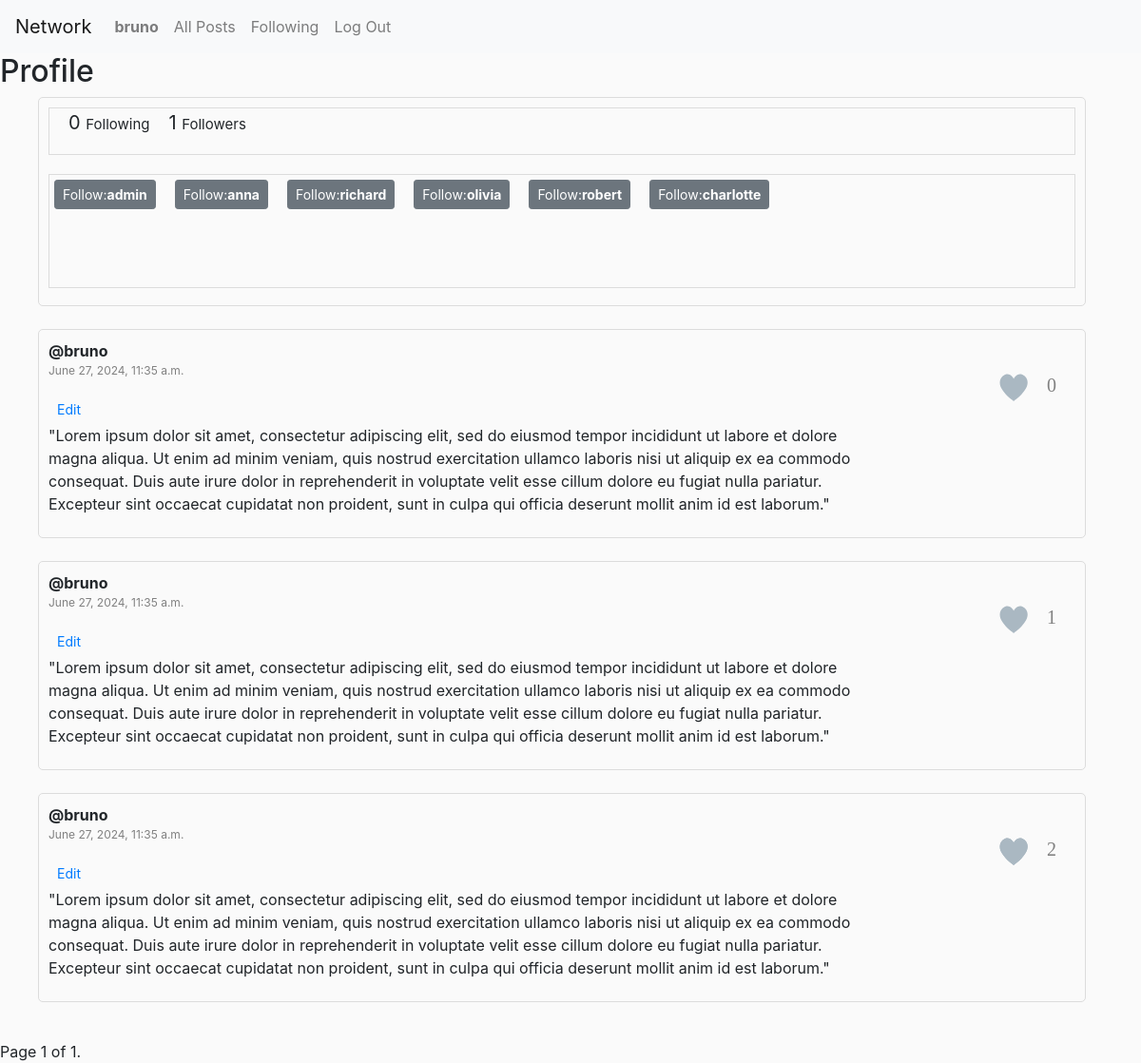
Page /profile (signed in) on the committed database.
### network/models.py (models this page shows, shortened)
class User(AbstractUser):
    pass

class Post(models.Model):
    user = models.ForeignKey(User, on_delete=models.CASCADE)
    message = models.TextField()
    datetime = models.DateTimeField(auto_now_add=True, blank=True)
    total_like = models.IntegerField()

### network/views.py (the view)
# urls.py: path("profile", views.profile, name="profile"),
@login_required
def profile(request):
    logger.error("Entering 'PROFILE' function..")
    user_id = request.user.id
    obj_user = User.objects.get(id=user_id)
    following = Following.objects.filter(user=user_id).count()
    followers = Following.objects.filter(following_id=user_id).count()
    posts = Post.objects.filter(user=user_id).order_by("-datetime")
    users = User.objects.all()
    for user in users:
        if user.id != user_id:
            follow = Following.objects.filter(user=obj_user, following_id=user.id)
            if follow:
                user.is_active = True
            else:
                user.is_active = False
    paginator = Paginator(posts, 10)
    page_number = request.GET.get('page')
    posts = paginator.get_page(page_number)
    return render(request, 'network/profile.html', {
        'following': following,
        'followers': followers,
        'posts': posts,
        'users': users
    })

### network/templates/network/profile.html (shortened to what this page needs)
{% extends "network/layout.html" %}
{% load static %}
{% block body %}
    <h2>Profile</h2>
	<ul>
		<div id="profile" style="width:95%; height:220px; padding:10px; border: 1px solid #DCDCDC; border-radius: 5px 5px;">
			<div id ="counter" style="display:block; width:100%; height:50px; border: 1px solid #DCDCDC;">
				<div id="following" style="float:left; font-size:20px; margin-left:20px;">
					{{ following }} <span style="font-size:15px;">Following</span>
				</div>
				<div id="followers" style="float:left; font-size:20px; margin-left:20px;">
					{{ followers }} <span style="font-size:15px;">Followers</span>
				</div>
			</div>
			<div id="users" style="display:block; width:100%; height:120px; margin-top:20px; border: 1px solid #DCDCDC;">
				{% for user in users %}
					{% if user.id != request.user.id %}
						{% if user.is_active %}
							<div style="float:left; padding:5px 5px 5px 5px; margin-right:10px;">
								<button type="button" class="btn btn-primary btn-sm" onclick="following({{ user.id }})">Unfollow:<b>{{ user }}</b></button>
							</div>
						{% else %}
							<div style="float:left; padding:5px 5px 5px 5px; margin-right:10px;">
								<button type="button" class="btn btn-secondary btn-sm" onclick="following({{ user.id }})">Follow:<b>{{ user }}</b></button>
							</div>
						{% endif %}
					{% endif %}
				{% endfor %}
			</div>
		</div>
		<br>
	{% for post in posts %}
		<div style="width:95%; height:220px; padding:10px; border: 1px solid #DCDCDC; border-radius: 5px 5px;">
			<div id="post{{ post.id }}" style="display:inline-block; width:80%;">
				<div>
					<b>@{{ post.user }}</b>
					<p style="color:gray; font-size:12px;">
					{{ post.datetime }}
					</p>
				</div>
				<div id="message{{ post.id }}">
					{% if request.user.id == post.user.id %}
					<button id="editMessage" class="btn btn-sm btn-link" onclick="edit({{ post.id }})"/>
						<span>Edit</span>
					</button><br>
					{% endif %}
					{{ post.message }}<br>
				</div>
			</div>
			<div id="likes{{ post.id }}" style="float:right; font-size:12px; font-family:Verdana; color:gray;">
					<label for="checkbox_{{ post.id }}">
						<svg id="heart-svg" viewBox="467 392 58 57" xmlns="http://www.w3.org/2000/svg">
							<g id="Group" fill="none" fill-rule="evenodd" transform="translate(467 392)">
								{% for like in post.likes_set.all %}
									{% if like.post_id.id == post.id %}
										{% if like.user_id.id == request.user.id %}
											<path id="route" d="M29.144 20.773c-.063-.13-4.227-8.67-11.44-2.59C7.63 28.795 28.94 43.256 29.143 43.394c.204-.138 21.513-14.6 11.44-25.213-7.214-6.08-11.377 2.46-11.44 2.59z" id="heart" fill="#E2264D" />
										{% else %}
											<path id="route" d="M29.144 20.773c-.063-.13-4.227-8.67-11.44-2.59C7.63 28.795 28.94 43.256 29.143 43.394c.204-.138 21.513-14.6 11.44-25.213-7.214-6.08-11.377 2.46-11.44 2.59z" id="heart" fill="#AAB8C2" />
										{% endif %}
									{% else %}
										<path id="route" d="M29.144 20.773c-.063-.13-4.227-8.67-11.44-2.59C7.63 28.795 28.94 43.256 29.143 43.394c.204-.138 21.513-14.6 11.44-25.213-7.214-6.08-11.377 2.46-11.44 2.59z" id="heart" fill="#AAB8C2" />
									{% endif %}
								{% empty %}
									<path id="route" d="M29.144 20.773c-.063-.13-4.227-8.67-11.44-2.59C7.63 28.795 28.94 43.256 29.143 43.394c.204-.138 21.513-14.6 11.44-25.213-7.214-6.08-11.377 2.46-11.44 2.59z" id="heart" fill="#AAB8C2" />
								{% endfor %}
								<circle id="main-circ" fill="#E2264D" opacity="0" cx="29.5" cy="29.5" r="1.5" />
								<g id="heartgroup7" opacity="0" transform="translate(7 6)">
								 <circle id="heart1" fill="#9CD8C3" cx="2" cy="6" r="2" />
								 <circle id="heart2" fill="#8CE8C3" cx="5" cy="2" r="2" />
								</g>
								<g id="heartgroup6" opacity="0" transform="translate(0 28)">
								 <circle id="heart1" fill="#CC8EF5" cx="2" cy="7" r="2" />
								 <circle id="heart2" fill="#91D2FA" cx="3" cy="2" r="2" />
								</g>
								<g id="heartgroup3" opacity="0" transform="translate(52 28)">
								 <circle id="heart2" fill="#9CD8C3" cx="2" cy="7" r="2" />
								 <circle id="heart1" fill="#8CE8C3" cx="4" cy="2" r="2" />
								</g>
								<g id="heartgroup2" opacity="0" transform="translate(44 6)">
								 <circle id="heart2" fill="#CC8EF5" cx="5" cy="6" r="2" />
								 <circle id="heart1" fill="#CC8EF5" cx="2" cy="2" r="2" />
								</g>
								<g id="heartgroup5" opacity="0" transform="translate(14 50)">
								 <circle id="heart1" fill="#91D2FA" cx="6" cy="5" r="2" />
								 <circle id="heart2" fill="#91D2FA" cx="2" cy="2" r="2" />
								</g>
								<g id="heartgroup4" opacity="0" transform="translate(35 50)">
								 <circle id="heart1" fill="#F48EA7" cx="6" cy="5" r="2" />
								 <circle id="heart2" fill="#F48EA7" cx="2" cy="2" r="2" />
								</g>
								<g id="heartgroup1" opacity="0" transform="translate(24)">
								 <circle id="heart1" fill="#9FC7FA" cx="2.5" cy="3" r="2" />
								 <circle id="heart2" fill="#9FC7FA" cx="7.5" cy="2" r="2" />
								</g>
							</g>
						</svg>
					</label>
					<div id="counter{{ post.id }}" style="float:right; font-size:20px; margin:33px 20px 0 -15px;">
						{{ post.total_like }}
					</div>
			</div >
		</div>
		<br>
		{% endfor %}
	</ul>
	<div class="pagination">
		<span class="step-links">
			<span class="current">
				Page {{ posts.number }} of {{ posts.paginator.num_pages }}.
			</span>
		</span>
	</div>
{% endblock %}

### network/templates/network/layout.html (shortened to what this page needs)
{% load static %}
<!DOCTYPE html>
<html lang="en">
    <head>
        <link rel="stylesheet" href="https://stackpath.bootstrapcdn.com/bootstrap/4.4.1/css/bootstrap.min.css">
        <link href="{% static 'network/posts.css' %}" rel="stylesheet">
    </head>
    <body>
        <nav class="navbar navbar-expand-lg navbar-light bg-light">
            <a class="navbar-brand" href="#">Network</a>
            <div>
              <ul class="navbar-nav mr-auto">
                {% if user.is_authenticated %}
                    <li class="nav-item">
                        <a class="nav-link" href="{% url 'profile' %}"><strong>{{ user.username }}</strong></a>
                    </li>
                {% endif %}
                <li class="nav-item">
                  <a class="nav-link" href="{% url 'index' %}">All Posts</a>
                </li>
                {% if user.is_authenticated %}
					<li class="nav-item">
                        <a class="nav-link" href="{% url 'following' %}">Following</a>
                    </li>
                    <li class="nav-item">
                        <a class="nav-link" href="{% url 'logout' %}">Log Out</a>
                    </li>
                {% endif %}
              </ul>
            </div>
          </nav>
        <div class="body">
            {% block body %}
            {% endblock %}
        </div>
    </body>
</html>

### network/static/network/posts.css (style rules this page uses)
body { background-color: #FAFAFA }
svg { cursor: pointer; overflow: visible; width: 60px; margin: 20px }

### rows in the picture
User: username "bruno"
User: username "admin"
User: username "anna"
User: username "richard"
User: username "olivia"
User: username "robert"
User: username "charlotte"
Post: user "bruno", datetime "June 27, 2024, 11:35 a.m.", message "\"Lorem ipsum dolor sit amet, consectetur adipiscing elit, sed do eiusmod tempor incididunt ut labore et dolore magna aliqua. Ut enim ad minim veniam, quis nostrud exercitation ullamco laboris nisi ut aliquip ex ea commodo consequat. Duis aute irure dolor in reprehenderit in voluptate velit esse cillum dolore eu fugiat nulla pariatur. Excepteur sint occaecat cupidatat non proident, sunt in culpa qui officia deserunt mollit anim id est laborum.\"", total_like "0"
Post: user "bruno", datetime "June 27, 2024, 11:35 a.m.", message "\"Lorem ipsum dolor sit amet, consectetur adipiscing elit, sed do eiusmod tempor incididunt ut labore et dolore magna aliqua. Ut enim ad minim veniam, quis nostrud exercitation ullamco laboris nisi ut aliquip ex ea commodo consequat. Duis aute irure dolor in reprehenderit in voluptate velit esse cillum dolore eu fugiat nulla pariatur. Excepteur sint occaecat cupidatat non proident, sunt in culpa qui officia deserunt mollit anim id est laborum.\"", total_like "1"
Post: user "bruno", datetime "June 27, 2024, 11:35 a.m.", message "\"Lorem ipsum dolor sit amet, consectetur adipiscing elit, sed do eiusmod tempor incididunt ut labore et dolore magna aliqua. Ut enim ad minim veniam, quis nostrud exercitation ullamco laboris nisi ut aliquip ex ea commodo consequat. Duis aute irure dolor in reprehenderit in voluptate velit esse cillum dolore eu fugiat nulla pariatur. Excepteur sint occaecat cupidatat non proident, sunt in culpa qui officia deserunt mollit anim id est laborum.\"", total_like "2"

### other values in the picture
{{ following }} "0"
{{ followers }} "1"
{{ posts.number }} "1"
{{ posts.paginator.num_pages }} "1"
